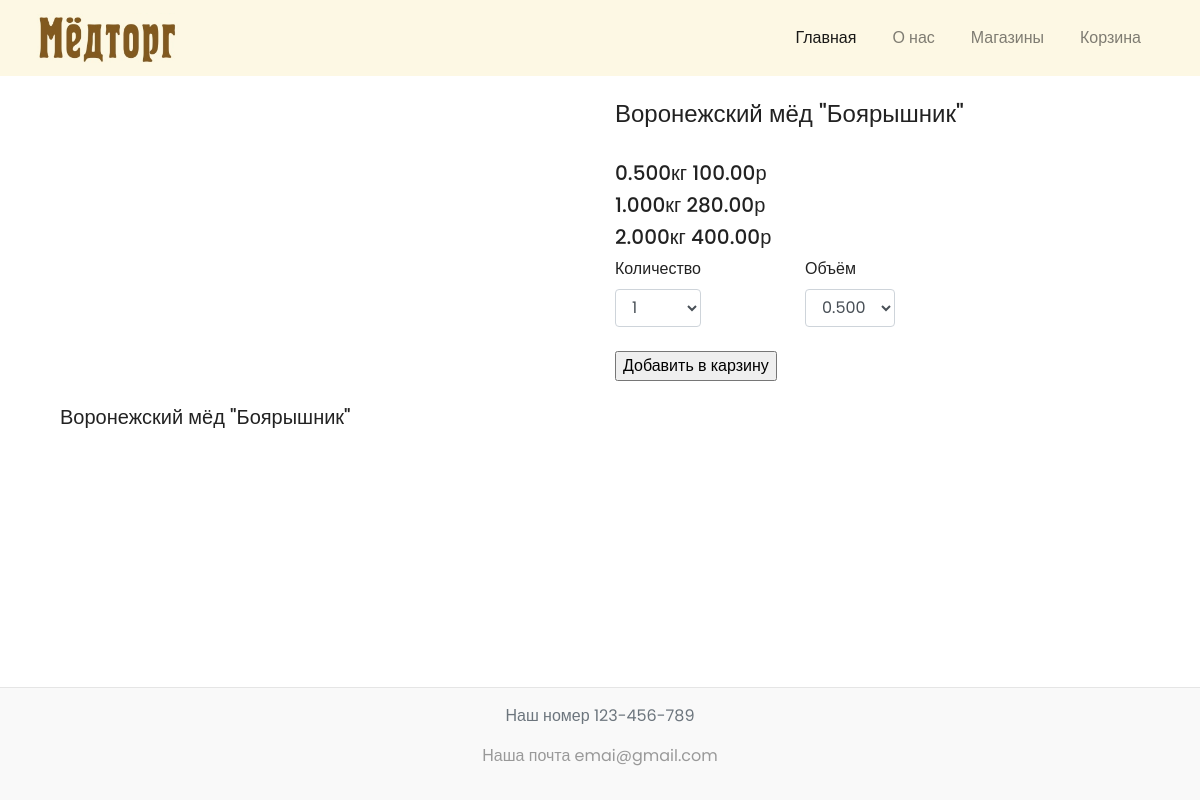
Before: /1/voronezhskij-myod-boyaryshnik/detail/ with the older database file.
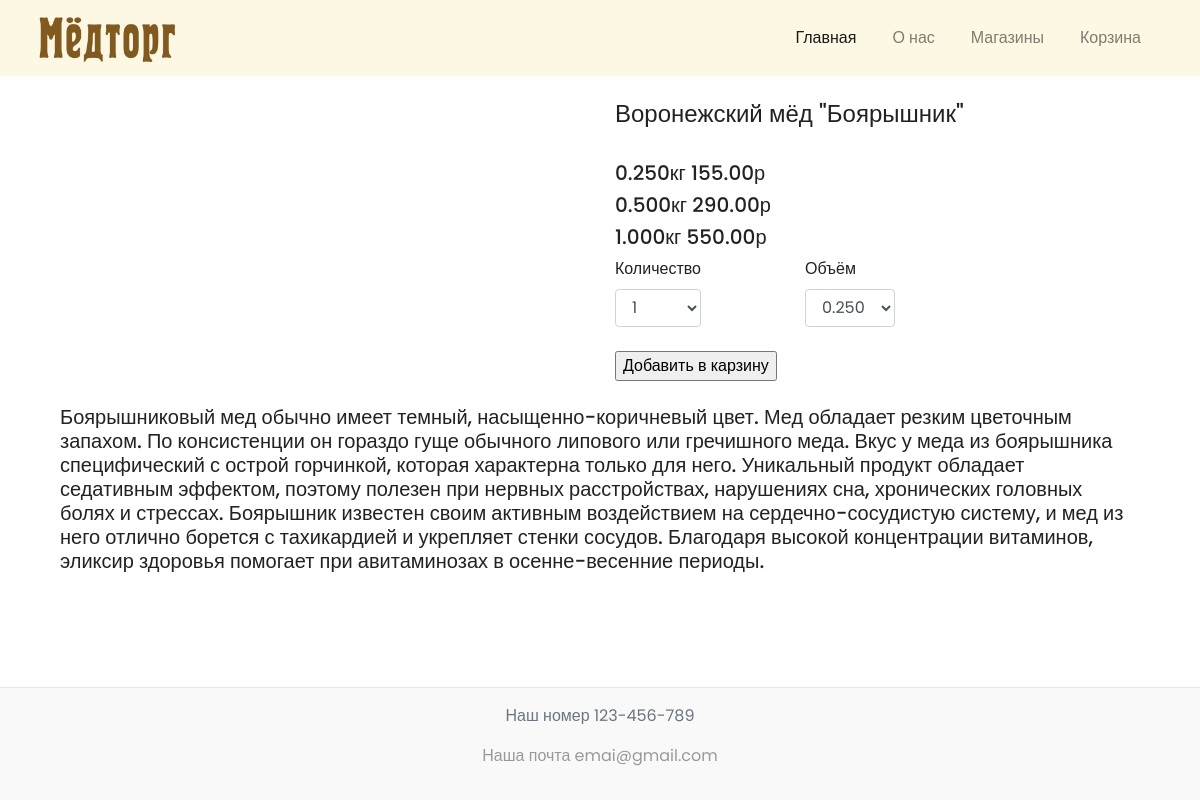
After: the same page with the newer database file.
### shop/models.py (models this page shows, shortened)
class ValueAndPrices(models.Model):
    product = models.ForeignKey(Product, on_delete=models.CASCADE, null=True, related_name="prices")
    value = models.DecimalField(max_digits=10, decimal_places = 3, null=True)
    another_price = models.DecimalField(max_digits=10, decimal_places = 2, null=True)
    image = models.ImageField(upload_to='products/%Y/%m/%d',blank=True)
    class Meta:
        verbose_name = 'Величина и цена'
        verbose_name_plural = "Величины и цены"

class Product(models.Model):
    category = models.ForeignKey(Category, related_name="products", on_delete=models.CASCADE)
    name = models.CharField(max_length = 200, db_index = True)
    slug = models.SlugField(max_length = 200, db_index = True)
    image = models.ImageField(upload_to='products/%Y/%m/%d',blank=True)
    description = models.TextField(blank=True)
    available = models.BooleanField(default=True)
    created = models.DateTimeField(auto_now_add=True)
    updated = models.DateTimeField(auto_now=True)
    class Meta:
        ordering = ('name',)
        index_together = (('id', 'slug'),)
        verbose_name = 'Продукт'
        verbose_name_plural = 'Продукты'

### shop/views.py (the view)
# urls.py: path('<int:id>/<str:slug>/detail/', product_detail_2, name="product_detail"),
def product_detail_2(request, slug, id):
    product = Product.objects.get(slug__iexact=slug)
    cart_product_form = CartAddProductForm()
    value_form = ValueForm(id)
    context = {"product" : product, "cart_product_form": cart_product_form, 'value_form' : value_form}
    return render(request, "shop/product/detail_2.html", context)

### cart/forms.py
class CartAddProductForm(forms.Form):
    quantity = forms.TypedChoiceField(choices=PRODUCT_QUANTITY_CHOICES, coerce=int, label='Количество')
    update = forms.BooleanField(required=False,initial=False,widget=forms.HiddenInput)

class ValueForm(forms.Form):
    def __init__(self, product_id, *args, **kwargs):
        super(ValueForm, self).__init__(*args, **kwargs)
        self.fields['size'] = forms.ChoiceField(
            choices=[(i['value'], str(i['value'])) for i in Product.objects.get(id=product_id).prices.values('value')],
        )
        self.fields['size'].label = "Объём"

### shop/templates/shop/product/detail_2.html (shortened to what this page needs)
{% extends "shop/base_2.html" %}
{% load static %}
{% load crispy_forms_tags %}
{% block content %}
  <div class="container mt-4">
    <div class="row mb-4">
      <div class="col-6">
        <div id="carouselExampleIndicators" class="carousel slide" data-ride="carousel">
          <ol class="carousel-indicators">
          </ol>
          <a class="carousel-control-prev" href="#carouselExampleIndicators" role="button" data-slide="prev">
            <span class="carousel-control-prev-icon" aria-hidden="true"></span>
          </a>
          <a class="carousel-control-next" href="#carouselExampleIndicators" role="button" data-slide="next">
            <span class="carousel-control-next-icon" aria-hidden="true"></span>
          </a>
        </div>
      </div>
        <div class="col-6">
          <h4>{{ product.name }}</h4>
          <br>
          {% for item in product.prices.all %}
            <h5>{{ item.value }}кг {{ item.another_price }}р</h5>
          {% endfor %}
          <form action="{% url 'cart:cart_add' product.id %}" method="post">
            <div class="row">
              <div class="col-4">
                <label>{{ cart_product_form.quantity|as_crispy_field }}</label>
              </div>
              <div class="col-4">
                <label>{{ value_form.size|as_crispy_field }}</label>
              </div>
            </div>
            <input type="submit" value="Добавить в карзину">
          </form>
        </div>
    </div>
  </div>
  <div class="container mb-4">
    <div class="col-12">
      <h5>{{ product.description }}</h5>
    </div>
  </div>
{% endblock %}

Changed rows visible on the page:
changed Product "Воронежский мёд \"Боярышник\"": description "Воронежский мёд \"Боярышник\"" → "Боярышниковый мед обычно имеет темный, насыщенно-коричневый цвет. Мед обладает резким цветочным запахом. По консистенции он гораздо гуще обычного липового или гречишного меда. Вкус у меда из боярышника специфический с острой горчинкой, которая характерна только для него. Уникальный продукт обладает седативным эффектом, поэтому полезен при нервных расстройствах, нарушениях сна, хронических головных болях и стрессах. Боярышник известен своим активным воздействием на сердечно-сосудистую систему, и мед из него отлично борется с тахикардией и укрепляет стенки сосудов. Благодаря высокой концентрации витаминов, эликсир здоровья помогает при авитаминозах в осенне-весенние периоды."
changed ValueAndPrices (number 1 of 3 on the later page): value "0.500" → "0.250"; another_price "100.00" → "155.00"
changed ValueAndPrices (number 2 of 3 on the later page): value "1.000" → "0.500"; another_price "280.00" → "290.00"
changed ValueAndPrices (number 3 of 3 on the later page): value "2.000" → "1.000"; another_price "400.00" → "550.00"
Other visible differences:
form field size: "0.500" → "0.250"
